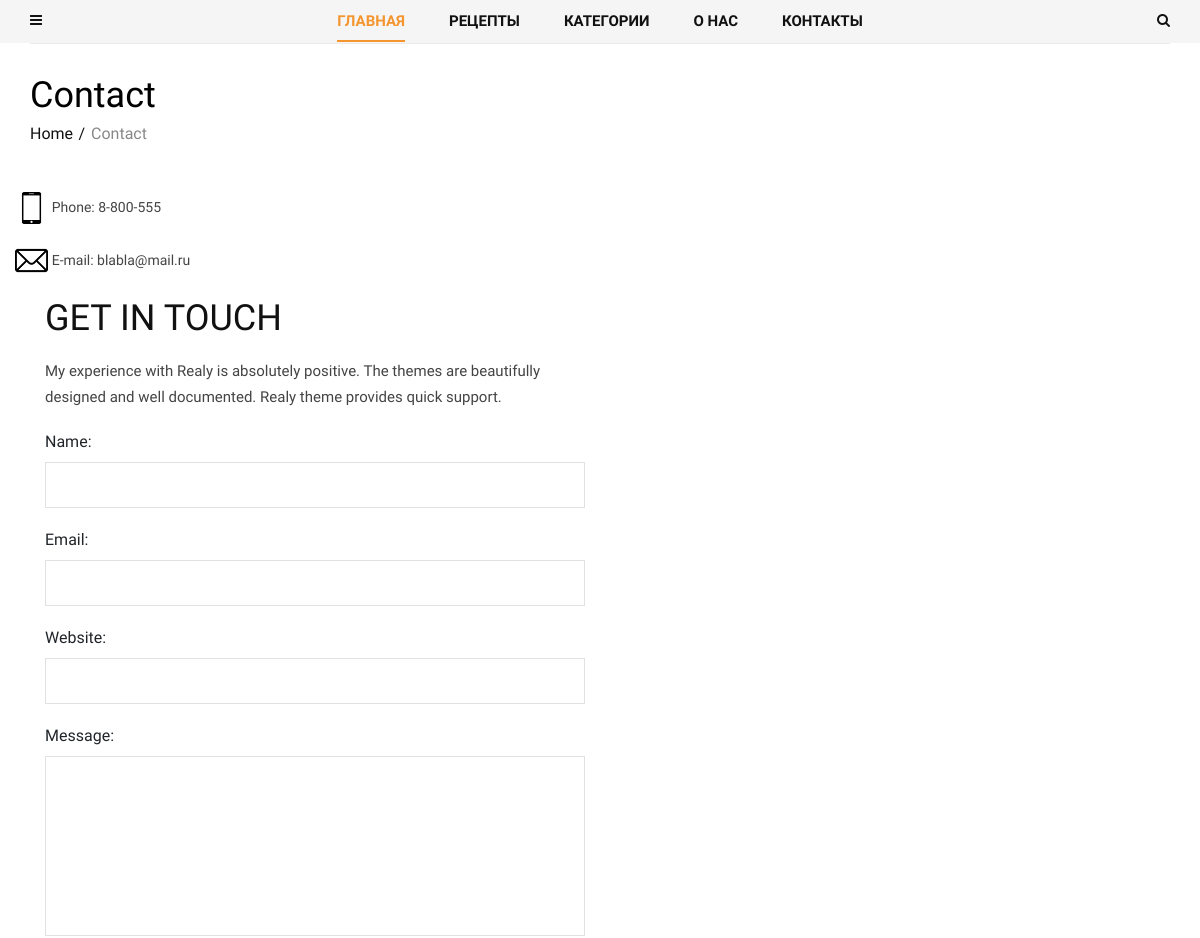
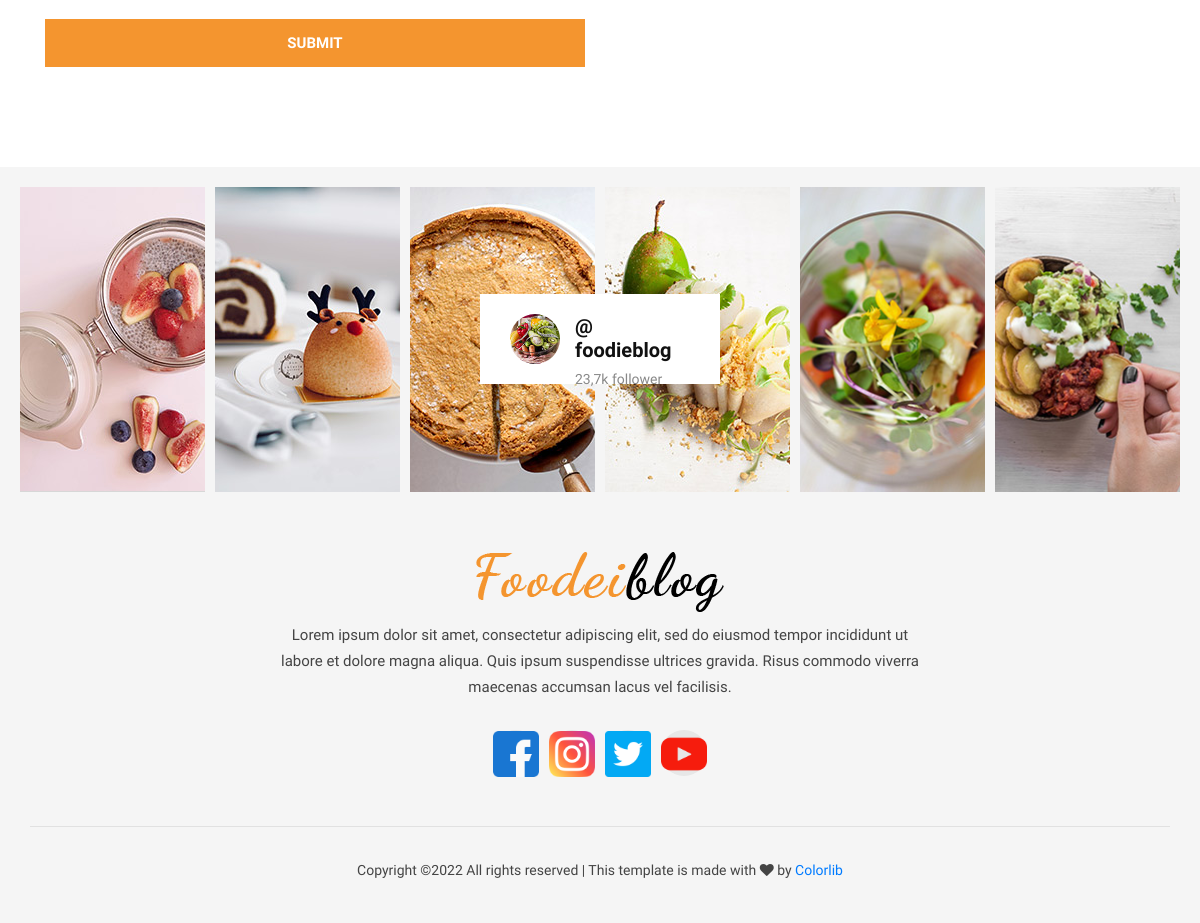
Page /contact/ on the committed database (2 pictures, top to bottom).
### contact/models.py (models this page shows, shortened)
class ContactLink(models.Model):
    icon = models.FileField(upload_to='icons/')
    name = models.CharField(max_length=200)

class Social(models.Model):
    icon = models.FileField(upload_to='icons/')
    name = models.CharField(max_length=200)
    link = models.URLField()

### contact/views.py (the view)
# urls.py: path('contact/', views.ContactView.as_view(), name = 'contact'),
class ContactView(View):
    def get (self, request):
        contacts = ContactLink.objects.all()
        form = ContactForm()
        return render(request, 'contact/contact.html', {'contacts': contacts, 'form': form})

### contact/forms.py
class ContactForm(forms.ModelForm):
    class Meta:
        model = ContactModel
        fields = '__all__'

### blog/models.py (called while the page is built)
    def get_absolute_url(self):
        return reverse('post_single', kwargs={'slug': self.category.slug, 'post_slug': self.slug})

### blog/templatetags/menu_tags.py (called while the page is built)
def get_all_categories():
    return Category.objects.all()

@register.inclusion_tag('blog/include/tags/top_menu.html')
def get_categories():
    category = get_all_categories()
    return {'list_category': category}

@register.inclusion_tag('blog/include/tags/recipes_tag.html')
def get_last_posts():
    posts = Post.objects.select_related('category').order_by('-id')[:5]
    return {'list_last_post': posts}

### contact/models.py (called while the page is built)
    def get_first_images(self):
        item = self.about_images.first()
        return item.image.url

### contact/templatetags/social_tags.py (called while the page is built)
@register.simple_tag()
def get_social_links():
    return Social.objects.all()

@register.simple_tag()
def get_about():
    return About.objects.last()

### templates/contact/contact.html (shortened to what this page needs)
{% extends 'base.html' %}
{% block content %}
    <section class="contact spad">
        <div class="container">
            <div class="contact__text">
                <div class="row">
                    <div class="col-lg-12">
                        <div class="breadcrumb__text">
                            <h2>Contact</h2>
                            <div class="breadcrumb__option">
                                <a href="#">Home</a>
                                <span>Contact</span>
                            </div>
                        </div>
                    </div>
                </div>
                <div class="row">
                        <div class="contact__widget">
                            <ul>
                                {% for contact in contacts %}
                                <li>
                                    <img class="contact_icon" src="{{ contact.icon.url }}">
                                    <span>{{ contact.name }}</span>
                                </li>
                                {% endfor %}
                            </ul>
                        </div>
                    </div>
                    <div class="col-lg-6 col-md-6">
                        <div class="contact__form">
                            <div class="contact__form__title">
                                <h2>gET IN TOUCH</h2>
                                <p>My experience with Realy is absolutely positive. The themes are beautifully designed
                                    and well documented. Realy theme provides quick support.</p>
                            </div>
                            <form action="{% url 'feedback' %}" method="post">
                                {{ form }}
                                <button type="submit" class="site-btn">Submit</button>
                            </form>
                        </div>
                    </div>
                </div>
            </div>
    </section>
{% endblock content%}

### templates/footer.html (shortened to what this page needs)
 {% load static social_tags cache %}
{% cache 5000 footer %}
    <footer class="footer">
        <div class="container-fluid">
            <div class="footer__instagram">
                <div class="footer__instagram__avatar">
                    <div class="footer__instagram__avatar--pic">
                        <img src="{% static 'img/footer/instagram-avatar.jpg' %}" alt="">
                    </div>
                    <div class="footer__instagram__avatar--text">
                        <h5>@ foodieblog</h5>
                        <span>23,7k follower</span>
                    </div>
                </div>
                <div class="row">
                    <div class="col-lg-2 col-md-2 col-sm-4 col-6">
                        <div class="footer__instagram__item set-bg" data-setbg="{% static 'img/footer/ip-1.jpg' %}"></div>
                    </div>
                    <div class="col-lg-2 col-md-2 col-sm-4 col-6">
                        <div class="footer__instagram__item set-bg" data-setbg="{% static 'img/footer/ip-2.jpg' %}"></div>
                    </div>
                    <div class="col-lg-2 col-md-2 col-sm-4 col-6">
                    </div>
                    <div class="col-lg-2 col-md-2 col-sm-4 col-6">
                    </div>
                    <div class="col-lg-2 col-md-2 col-sm-4 col-6">
                        <div class="footer__instagram__item set-bg" data-setbg="{% static 'img/footer/ip-5.jpg' %}"></div>
                    </div>
                    <div class="col-lg-2 col-md-2 col-sm-4 col-6">
                        <div class="footer__instagram__item set-bg" data-setbg="{% static 'img/footer/ip-6.jpg' %}"></div>
                    </div>
                </div>
            </div>
        </div>
        <div class="container">
            <div class="row">
                <div class="col-lg-12">
                    <div class="footer__text">
                        <div class="footer__logo">
                            <a href="#"><img src="{% static 'img/logo.png' %}" alt=""></a>
                        </div>
                        <p>Lorem ipsum dolor sit amet, consectetur adipiscing elit, sed do eiusmod tempor incididunt
                            ut<br /> labore et dolore magna aliqua. Quis ipsum suspendisse ultrices gravida. Risus
                            commodo viverra<br /> maecenas accumsan lacus vel facilisis. </p>
                        <div class="footer__social">
                                {% get_social_links as social_links %}
                                {% for item in social_links %}
                                <a href="{{ item.link }}"><img src="{{ item.icon.url }}"></a>
                                {% endfor %}
                        </div>
                    </div>
                    <div class="footer__copyright">
                        <p>
  Copyright &copy;<script>document.write(new Date().getFullYear());</script> All rights reserved | This template is made with <i class="fa fa-heart" aria-hidden="true"></i> by <a href="https://colorlib.com" target="_blank">Colorlib</a>
  </p>
                    </div>
                </div>
            </div>
        </div>
    </footer>
{% endcache %}

### static/css/style.css (style rules this page uses)
html, body { height: 100%; font-family: "Nunito Sans", sans-serif; -webkit-font-smoothing: antialiased; }
h1, h2, h3, h4, h5, h6 { margin: 0; color: #111111; font-weight: 400; font-family: "Unna", serif; }
h2 { font-size: 36px; }
h5 { font-size: 18px; }
p { font-size: 14px; font-family: "Nunito Sans", sans-serif; color: #444444; font-weight: 400; line-height: 26px; margin: 0 0 15px 0; }
img { max-width: 100%; }
ul, ol { padding: 0; margin: 0; }
.set-bg { background-repeat: no-repeat; background-size: cover; background-position: top center; }
.spad { padding-top: 100px; padding-bottom: 100px; }
.site-btn { font-size: 15px; color: #ffffff; font-weight: 800; text-transform: uppercase; display: inline-block; padding: 13px 26px 12px; background: #f4952f; border: none; }
.breadcrumb__text { margin-bottom: 46px; }
.breadcrumb__text h2 { color: #000000; margin-bottom: 5px; }
.breadcrumb__text .breadcrumb__option a { display: inline-block; font-size: 16px; color: #111111; margin-right: 14px; position: relative; }
.breadcrumb__text .breadcrumb__option a:after { position: absolute; right: -12px; top: 0; content: "/"; }
.breadcrumb__text .breadcrumb__option span { font-size: 16px; color: #888888; }
.footer { background: #f5f5f5; padding-top: 20px; }
.footer__instagram { padding-left: 15px; padding-right: 15px; position: relative; }
.footer__instagram__item { height: 305px; margin-right: -10px !important; margin-left: -10px !important; margin-bottom: 10px; }
.footer__instagram__avatar { display: inline-block; padding: 20px 30px; background: #ffffff; position: absolute; height: 90px; width: 240px; left: 50%; top: 50%; -webkit-transform: translate(-120px, -50px); -ms-transform: translate(-120px, -50px); transform: translate(-120px, -50px); z-index: 1; }
.footer__instagram__avatar .footer__instagram__avatar--pic { float: left; margin-right: 15px; }
.footer__instagram__avatar .footer__instagram__avatar--pic img { height: 50px; width: 50px; border-radius: 50%; }
.footer__instagram__avatar .footer__instagram__avatar--text { overflow: hidden; }
.footer__instagram__avatar .footer__instagram__avatar--text h5 { font-size: 20px; color: #111111; font-weight: 700; margin-bottom: 5px; }
.footer__instagram__avatar .footer__instagram__avatar--text span { font-size: 14px; color: #888888; }
.footer__text { padding: 50px 0; text-align: center; }
.footer__text .footer__logo { margin-bottom: 10px; }
.footer__text .footer__logo a { display: inline-block; }
.footer__text p { font-size: 15px; margin-bottom: 30px; }
.footer__text .footer__social a { display: inline-block; font-size: 16px; color: #111111; height: 46px; width: 46px; background: #e7e7e7; border-radius: 50%; line-height: 46px; text-align: center; -webkit-transition: all, 0.3s; -o-transition: all, 0.3s; transition: all, 0.3s; margin-right: 6px; }
.footer__text .footer__social a:last-child { margin-right: 0; }
.footer__copyright { font-size: 15px; color: #444444; border-top: 1px solid #e1e1e1; text-align: center; padding: 30px 0 25px; }
.contact_icon { max-width: 5%; }
.contact { padding-top: 0; }
.contact__text { padding-top: 30px; border-top: 1px solid #ebebeb; }
.contact__widget ul li { list-style: none; margin-bottom: 20px; }
.contact__widget ul li span { display: inline-block; font-size: 14px; color: #444444; }
.contact__form .contact__form__title h2 { text-transform: uppercase; margin-bottom: 18px; }
.contact__form .contact__form__title p { font-size: 15px; margin-bottom: 20px; }
.contact__form form input { height: 46px; width: 100%; background: transparent; border: 1px solid #e1e1e1; font-size: 14px; color: #444444; padding-left: 20px; margin-bottom: 20px; }
.contact__form form textarea { height: 180px; width: 100%; background: transparent; border: 1px solid #e1e1e1; font-size: 14px; color: #444444; padding-top: 12px; padding-left: 20px; margin-bottom: 14px; resize: none; }
.contact__form form button { width: 100%; }
@media only screen and (min-width: 1200px) { .container { max-width: 1170px; } }

### rows in the picture
ContactLink: icon (picture), name "Phone: 8-800-555"
ContactLink: icon (picture), name "E-mail: blabla@mail.ru"
Social: icon (picture)
Social: icon (picture)
Social: icon (picture)
Social: icon (picture)
